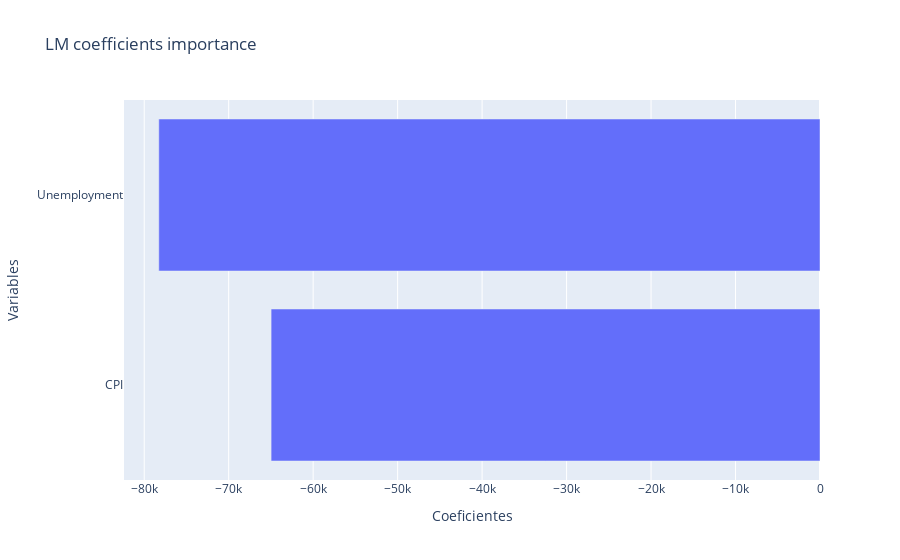

This figure's notebook cell:
### Code cell
## TERCER MODELO
#Quitamos todas las variables que no explican mucho
df4 = df

df4 = df4.drop(columns=["Date", "Store", "Fuel_Price", "Temperature", "Holiday_Flag"])
X = df4.loc[:, df4.columns!= 'Weekly_Sales']
y = df4['Weekly_Sales']

X_train, X_test, y_train, y_test = train_test_split(X, y, test_size = 0.2, random_state = 123)

lm = Pipeline(steps=[
  ('scaler', StandardScaler()),
  ("lm", LinearRegression()),
])


lm = lm.fit(X_train, y_train)

print("Variance explanation R^2 = {}".format(round(lm.score(X, y),2)))
y_pred3 = lm.predict(X_test)

lmc = lm.named_steps['lm'].coef_
print(lmc)


objects = X.columns
y_pos = np.arange(len(objects))
coefficients = lmc

fig = go.Figure()

# Agrego las trazas necesarias
fig.add_trace(
    go.Bar(
        x = coefficients,
        y = objects,
        name = "Coeficientes",
        orientation='h'
    )
)

# Actualizo el diseño
fig.update_layout(title = "LM coefficients importance", xaxis_title = "Coeficientes", yaxis_title = "Variables")

# Muestro la figura
fig.show()

### Figure 1 — Plotly figure (JSON) as saved in the notebook; plotly's stock layout.template omitted (floating-point values rounded to 4 significant figures)
{"data": [{"name": "Coeficientes", "orientation": "h", "type": "bar", "x": [-64980.0, -78270.0], "y": ["CPI", "Unemployment"]}], "layout": {"title": {"text": "LM coefficients importance"}, "xaxis": {"title": {"text": "Coeficientes"}}, "yaxis": {"title": {"text": "Variables"}}}}
